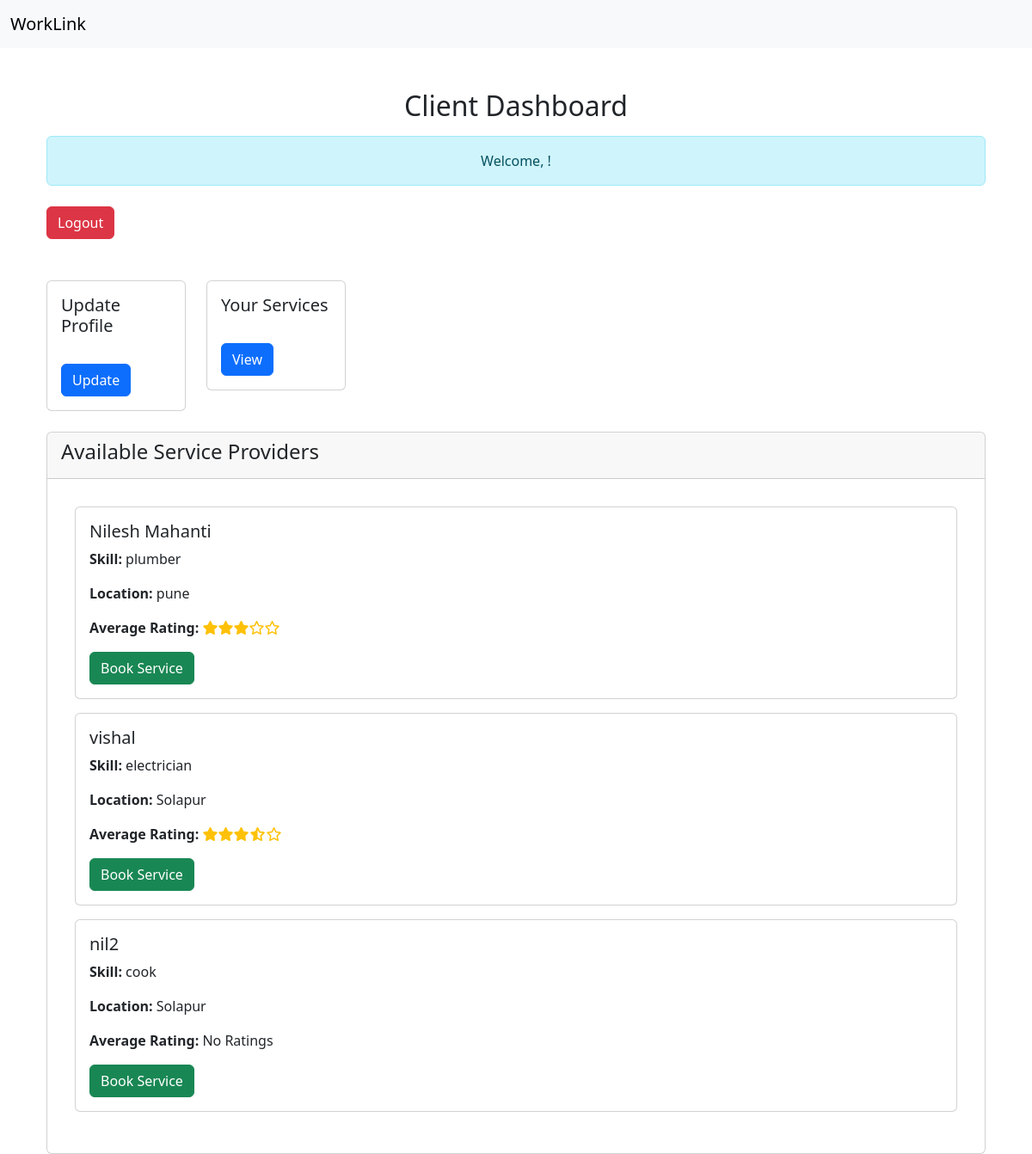
The app's page /help/client_dashboard/ (signed in) with its own data.
### help/models.py (models this page shows, shortened)
class ServiceProvider(AbstractBaseUser, PermissionsMixin):
    sp_id = models.AutoField(primary_key=True)
    username = models.CharField(max_length=100, unique=True)
    email = models.EmailField(unique=True)
    name = models.CharField(max_length=100)
    city = models.CharField(max_length=100)
    pincode = models.CharField(max_length=6)
    password = models.CharField(max_length=128)
    mobile = models.CharField(max_length=15, unique=True)
    skills = models.CharField(max_length=20, choices=[
        ('plumber', 'Plumber'),
        ('cleaner', 'Cleaner'),
        ('electrician', 'Electrician'),
        ('cook', 'Cook'),
    ])
    is_active = models.BooleanField(default=True)
    is_staff = models.BooleanField(default=False)
    groups = models.ManyToManyField(
        'auth.Group',
        related_name='service_provider_groups',  # Add unique related_name
        blank=True
    )
    user_permissions = models.ManyToManyField(
        'auth.Permission',
        related_name='service_provider_permissions',  # Add unique related_name
        blank=True
    )
    objects = ServiceProviderManager()
    USERNAME_FIELD = 'username'
    REQUIRED_FIELDS = ['email']

### help/views.py (the view)
# urls.py: path('client_dashboard/', views.client_dashboard, name='client_dashboard'),
@login_required
def client_dashboard(request):
    client = Client.objects.get(username=request.user.username)
    services = ServiceRecords.objects.filter(u_id=client.client_id)
    service_providers = ServiceProvider.objects.all()
    provider_ratings = (
        ServiceRecords.objects
        .values('sp_id')  # Group by service provider ID
        .annotate(average_rating=Avg('ratings'))  # Compute average rating
    )
    ratings_dict = {entry['sp_id']: entry['average_rating'] for entry in provider_ratings}
    for provider in service_providers:
        provider.average_rating = ratings_dict.get(provider.sp_id, 0)  # Default to 0 if no ratings
    context = {
        'client': client,
        'services': services,
        'service_providers': service_providers,
    }
    return render(request, 'help/client_dashboard.html', context)

### help/authentication.py (called while the page is built)
    def get_user(self, user_id):
        try:
            return Client.objects.get(pk=user_id)
        except Client.DoesNotExist:
            return None

### help/templatetags/custom_tags.py (called while the page is built)
@register.filter
def render_stars(rating):
    try:
        full_stars = int(rating)  # Number of full stars
        half_star = 1 if rating - full_stars >= 0.5 else 0  # Half star if applicable
        empty_stars = 5 - full_stars - half_star  # Remaining stars to make it 5
        stars_html = ('<i class="fas fa-star text-warning"></i>' * full_stars +
                      '<i class="fas fa-star-half-alt text-warning"></i>' * half_star +
                      '<i class="far fa-star text-warning"></i>' * empty_stars)
        return stars_html
    except (ValueError, TypeError):
        return '<i class="far fa-star text-warning"></i>' * 5  # Default 5 empty stars for invalid input

### help/templates/help/client_dashboard.html (shortened to what this page needs)
{% extends 'help/base.html' %} {% load static %} {% block content %} {% load custom_tags %}
<div class="container mt-5">
  <h2 class="text-center">Client Dashboard</h2>
  <div class="alert alert-info text-center mt-3">
    Welcome, {{ client.name }}!
  </div>
  <div class="text-right mt-4">
    <button class="btn btn-danger">
      <a
        href="javascript:void(0);"
        id="logout-link"
        onclick="logoutProvider()"
        style="text-decoration: none; color: white"
        >Logout</a
      >
    </button>
  </div>
  <br /><br />
  <div class="row">
    <div class="col-sm-2 mb-3 mb-sm-0">
      <div class="card">
        <div class="card-body">
          <h5 class="card-title">Update Profile</h5>
          <br />
          <a href="/help/update_client_page" class="btn btn-primary">Update</a>
        </div>
      </div>
    </div>
    <div class="col-sm-2 mb-3 mb-sm-0">
      <div class="card">
        <div class="card-body">
          <h5 class="card-title">Your Services</h5>
          <br />
          <a href="/help/client_service_page" class="btn btn-primary">View</a>
        </div>
      </div>
    </div>
  </div>
    <div class="card mt-4">
      <div class="card-header">
        <h4>Available Service Providers</h4>
      </div>
      <div class="card-body">
        {% if service_providers %}
        <div class="card-body">
          {% for provider in service_providers %}
          <div class="card mb-3">
            <div class="card-body">
              <h5 class="card-title">{{ provider.name }}</h5>
              <p><strong>Skill:</strong> {{ provider.skills }}</p>
              <p><strong>Location:</strong> {{ provider.city }}</p>
              <p>
                <strong>Average Rating:</strong>
                {% if provider.average_rating %}
                  <span>{{ provider.average_rating|render_stars|safe }}</span>
                {% else %}
                  No Ratings
                {% endif %}
              </p>
              <button
                class="btn btn-success"
                onclick="bookService('{{ provider.sp_id }}', '{{ provider.skills }}', '{{ client.client_id }}')"
              >
                Book Service
              </button>
            </div>
          </div>
          {% endfor %}
        </div>
        {% else %}
        <p class="text-muted">No service providers available at the moment.</p>
        {% endif %}
      </div>
    </div>
  </div>
  {% endblock %}

### records on screen
ServiceProvider: name "Nilesh Mahanti", skills "plumber", city "pune"
ServiceProvider: name "vishal", skills "electrician", city "Solapur"
ServiceProvider: name "nil2", skills "cook", city "Solapur", shows "No Ratings"
